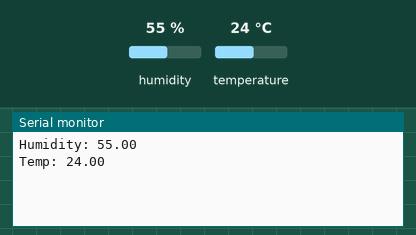
Bench run of a sketch on a simulated Arduino Uno, built with avr-gcc and run on an emulated ATmega328P. Shown: the last lines printed to the serial monitor. The inputs (shaded band) are chosen by the test bench; at power-on: humidity 55 %, temperature 24 °C.

Above: at 2.8 s.
2.9 s: humidity set to 22 %
At 4.8 s:
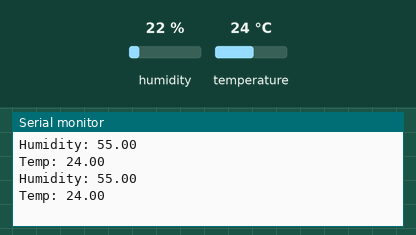
5.6 s: temperature set to 12 °C
At 7.2 s:
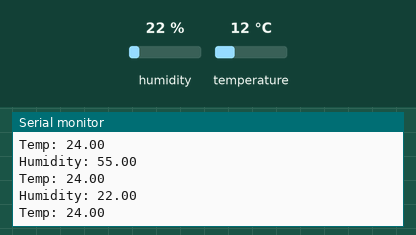
8.3 s: humidity set to 40 %
At 10.9 s:
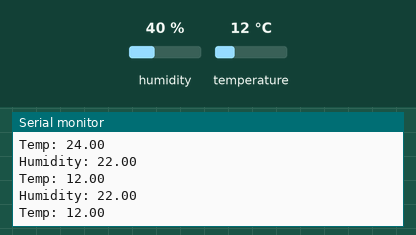
Timing chart, 0 to 12.4 s (numbered marks = the images above; inputs shaded):
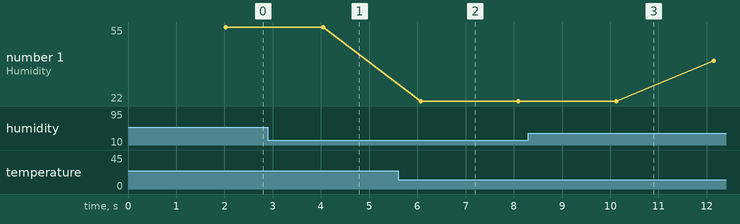

Measured:
- plotted number 1: 22 → 40 after the input at 8.3 s

The sketch:

DHT.ino
```cpp
#include <dht.h>

int Pin = 8;
dht Ob;

void setup()
{
 Serial.begin(9600);
}

void loop()
{
 Ob.read11(Pin);
delay(2000);
Serial.print("Humidity: ");
Serial.println(Ob.humidity);

 Serial.print("Temp: ");
 Serial.println(Ob.temperature);
}
```
